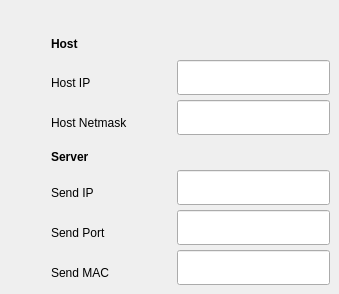
    <widget class="QWidget" name="Network_Setup">
     <attribute name="title">
      <string>Network Setup</string>
     </attribute>
     <widget class="QLineEdit" name="SENDIP_Input">
      <property name="geometry">
       <rect>
        <x>177</x>
        <y>170</y>
        <width>153</width>
        <height>35</height>
       </rect>
      </property>
      <property name="palette">
       <palette>
        <active>
         <colorrole role="Text">
          <brush brushstyle="SolidPattern">
           <color alpha="255">
            <red>255</red>
            <green>0</green>
            <blue>0</blue>
           </color>
          </brush>
         </colorrole>
        </active>
        <inactive>
         <colorrole role="Text">
          <brush brushstyle="SolidPattern">
           <color alpha="255">
            <red>255</red>
            <green>0</green>
            <blue>0</blue>
           </color>
          </brush>
         </colorrole>
        </inactive>
        <disabled>
         <colorrole role="Text">
          <brush brushstyle="SolidPattern">
           <color alpha="255">
            <red>159</red>
            <green>158</green>
            <blue>158</blue>
           </color>
          </brush>
         </colorrole>
        </disabled>
       </palette>
      </property>
      <property name="mouseTracking">
       <bool>false</bool>
      </property>
      <property name="acceptDrops">
       <bool>false</bool>
      </property>
      <property name="maxLength">
       <number>15</number>
      </property>
     </widget>
     <widget class="QLabel" name="Send_MAC">
      <property name="geometry">
       <rect>
        <x>51</x>
        <y>260</y>
        <width>87</width>
        <height>25</height>
       </rect>
      </property>
      <property name="text">
       <string>Send MAC</string>
      </property>
     </widget>
     <widget class="QLabel" name="Send_Port">
      <property name="geometry">
       <rect>
        <x>51</x>
        <y>220</y>
        <width>92</width>
        <height>25</height>
       </rect>
      </property>
      <property name="text">
       <string>Send Port</string>
      </property>
     </widget>
     <widget class="QLabel" name="Server">
      <property name="geometry">
       <rect>
        <x>51</x>
        <y>144</y>
        <width>58</width>
        <height>25</height>
       </rect>
      </property>
      <property name="font">
       <font>
        <weight>75</weight>
        <bold>true</bold>
       </font>
      </property>
      <property name="text">
       <string>Server</string>
      </property>
     </widget>
     <widget class="QLabel" name="Host_Netmask">
      <property name="geometry">
       <rect>
        <x>51</x>
        <y>110</y>
        <width>120</width>
        <height>25</height>
       </rect>
      </property>
      <property name="text">
       <string>Host Netmask</string>
      </property>
     </widget>
     <widget class="QLineEdit" name="HOSTIP_Input">
      <property name="geometry">
       <rect>
        <x>177</x>
        <y>60</y>
        <width>153</width>
        <height>35</height>
       </rect>
      </property>
      <property name="palette">
       <palette>
        <active>
         <colorrole role="Text">
          <brush brushstyle="SolidPattern">
           <color alpha="255">
            <red>255</red>
            <green>0</green>
            <blue>0</blue>
           </color>
          </brush>
         </colorrole>
        </active>
        <inactive>
         <colorrole role="Text">
          <brush brushstyle="SolidPattern">
           <color alpha="255">
            <red>255</red>
            <green>0</green>
            <blue>0</blue>
           </color>
          </brush>
         </colorrole>
        </inactive>
        <disabled>
         <colorrole role="Text">
          <brush brushstyle="SolidPattern">
           <color alpha="255">
            <red>159</red>
            <green>158</green>
            <blue>158</blue>
           </color>
          </brush>
         </colorrole>
        </disabled>
       </palette>
      </property>
      <property name="mouseTracking">
       <bool>false</bool>
      </property>
      <property name="acceptDrops">
       <bool>false</bool>
      </property>
      <property name="maxLength">
       <number>15</number>
      </property>
     </widget>
     <widget class="QLabel" name="Host">
      <property name="geometry">
       <rect>
        <x>51</x>
        <y>31</y>
        <width>41</width>
        <height>25</height>
       </rect>
      </property>
      <property name="palette">
       <palette>
        <active>
         <colorrole role="Text">
          <brush brushstyle="SolidPattern">
           <color alpha="255">
            <red>0</red>
            <green>0</green>
            <blue>0</blue>
           </color>
          </brush>
         </colorrole>
        </active>
        <inactive>
         <colorrole role="Text">
          <brush brushstyle="SolidPattern">
           <color alpha="255">
            <red>0</red>
            <green>0</green>
            <blue>0</blue>
           </color>
          </brush>
         </colorrole>
        </inactive>
        <disabled>
         <colorrole role="Text">
          <brush brushstyle="SolidPattern">
           <color alpha="255">
            <red>159</red>
            <green>158</green>
            <blue>158</blue>
           </color>
          </brush>
         </colorrole>
        </disabled>
       </palette>
      </property>
      <property name="font">
       <font>
        <weight>75</weight>
        <bold>true</bold>
       </font>
      </property>
      <property name="text">
       <string>Host</string>
      </property>
     </widget>
     <widget class="QLineEdit" name="SENDPORT_Input">
      <property name="geometry">
       <rect>
        <x>177</x>
        <y>210</y>
        <width>153</width>
        <height>35</height>
       </rect>
      </property>
      <property name="palette">
       <palette>
        <active>
         <colorrole role="Text">
          <brush brushstyle="SolidPattern">
           <color alpha="255">
            <red>255</red>
            <green>0</green>
            <blue>0</blue>
           </color>
          </brush>
         </colorrole>
        </active>
        <inactive>
         <colorrole role="Text">
          <brush brushstyle="SolidPattern">
           <color alpha="255">
            <red>255</red>
            <green>0</green>
            <blue>0</blue>
           </color>
          </brush>
         </colorrole>
        </inactive>
        <disabled>
         <colorrole role="Text">
          <brush brushstyle="SolidPattern">
           <color alpha="255">
            <red>159</red>
            <green>158</green>
            <blue>158</blue>
           </color>
          </brush>
         </colorrole>
        </disabled>
       </palette>
      </property>
      <property name="mouseTracking">
       <bool>false</bool>
      </property>
      <property name="acceptDrops">
       <bool>false</bool>
      </property>
      <property name="maxLength">
       <number>5</number>
      </property>
     </widget>
     <widget class="QLabel" name="Send_IP">
      <property name="geometry">
       <rect>
        <x>51</x>
        <y>180</y>
        <width>73</width>
        <height>25</height>
       </rect>
      </property>
      <property name="text">
       <string>Send IP</string>
      </property>
     </widget>
     <widget class="QLineEdit" name="SENDMAC_Input">
      <property name="geometry">
       <rect>
        <x>177</x>
        <y>250</y>
        <width>153</width>
        <height>35</height>
       </rect>
      </property>
      <property name="palette">
       <palette>
        <active>
         <colorrole role="Text">
          <brush brushstyle="SolidPattern">
           <color alpha="255">
            <red>255</red>
            <green>0</green>
            <blue>0</blue>
           </color>
          </brush>
         </colorrole>
        </active>
        <inactive>
         <colorrole role="Text">
          <brush brushstyle="SolidPattern">
           <color alpha="255">
            <red>255</red>
            <green>0</green>
            <blue>0</blue>
           </color>
          </brush>
         </colorrole>
        </inactive>
        <disabled>
         <colorrole role="Text">
          <brush brushstyle="SolidPattern">
           <color alpha="255">
            <red>159</red>
            <green>158</green>
            <blue>158</blue>
           </color>
          </brush>
         </colorrole>
        </disabled>
       </palette>
      </property>
      <property name="mouseTracking">
       <bool>false</bool>
      </property>
      <property name="acceptDrops">
       <bool>false</bool>
      </property>
      <property name="maxLength">
       <number>17</number>
      </property>
     </widget>
     <widget class="QLabel" name="Host_IP">
      <property name="geometry">
       <rect>
        <x>51</x>
        <y>70</y>
        <width>70</width>
        <height>25</height>
       </rect>
      </property>
      <property name="text">
       <string>Host IP</string>
      </property>
     </widget>
     <widget class="QLineEdit" name="HOSTNETMASK_Input">
      <property name="geometry">
       <rect>
        <x>177</x>
        <y>100</y>
        <width>153</width>
        <height>35</height>
       </rect>
      </property>
      <property name="palette">
       <palette>
        <active>
         <colorrole role="Text">
          <brush brushstyle="SolidPattern">
           <color alpha="255">
            <red>255</red>
            <green>0</green>
            <blue>0</blue>
           </color>
          </brush>
         </colorrole>
        </active>
        <inactive>
         <colorrole role="Text">
          <brush brushstyle="SolidPattern">
           <color alpha="255">
            <red>255</red>
            <green>0</green>
            <blue>0</blue>
           </color>
          </brush>
         </colorrole>
        </inactive>
        <disabled>
         <colorrole role="Text">
          <brush brushstyle="SolidPattern">
           <color alpha="255">
            <red>159</red>
            <green>158</green>
            <blue>158</blue>
           </color>
          </brush>
         </colorrole>
        </disabled>
       </palette>
      </property>
      <property name="mouseTracking">
       <bool>false</bool>
      </property>
      <property name="acceptDrops">
       <bool>false</bool>
      </property>
      <property name="maxLength">
       <number>15</number>
      </property>
     </widget>
    </widget>
